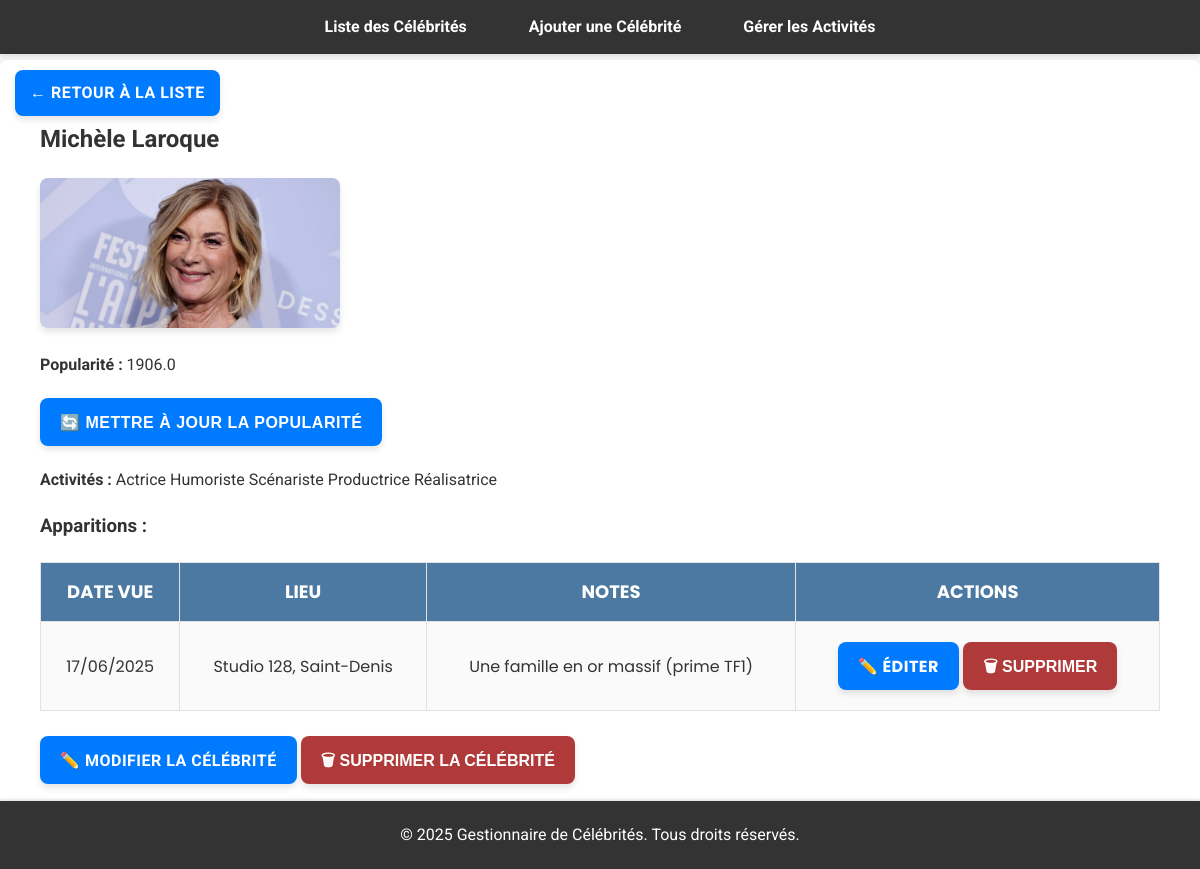
The page /celebs/celebrity/526/ on the database its author committed.
### celebs/models.py (models this page shows, shortened)
class Celebrity(models.Model):
    name = models.CharField(max_length=255)
    popularity_score = models.FloatField(default=0)
    image = models.ImageField(upload_to="celebs/", blank=True, null=True)
    activities = models.ManyToManyField(Activity, blank=False)

class Activity(models.Model):
    name = models.CharField(max_length=100, unique=True)

class CelebritySighting(models.Model):
    celebrity = models.ForeignKey(Celebrity, on_delete=models.CASCADE, related_name='sightings')
    date_seen = models.DateField(null=True, blank=True)
    location = models.CharField(max_length=255, blank=True, null=True)
    notes = models.TextField(blank=True, null=True)

### celebs/views.py (the view)
# urls.py: path('celebrity/<int:celeb_id>/', views.celebrity_detail, name='celebrity_detail'),
def celebrity_detail(request, celeb_id):
    celebrity = get_object_or_404(Celebrity, id=celeb_id)
    return render(request, "celebs/celebrity_detail.html", {"celebrity": celebrity})

### templates/celebs/celebrity_detail.html (shortened to what this page needs)
{% extends "base.html" %}
{% block content %}
<a href="{% url 'celebrity_list' %}" class="back-button">← Retour à la liste</a>
<div class="container">
  <h2>{{ celebrity.name }}</h2>
  {% if celebrity.image %}
    <div class="celeb-image-container">
      <img src="{{ celebrity.image.url }}" alt="{{ celebrity.name }}" class="celeb-image">
    </div>
  {% endif %}
  <p><strong>Popularité :</strong> {{ celebrity.popularity_score }}</p>
    <form method="post" action="{% url 'update_popularity' celebrity.id %}" style="display:inline;">
      <button type="submit" class="btn">🔄 Mettre à jour la popularité</button>
    </form>
  <p><strong>Activités :</strong>
    {% for activity in celebrity.activities.all %}
      <span class="tag">{{ activity.name }}</span>
    {% empty %}
      <span class="tag">Aucune</span>
    {% endfor %}
  </p>
  <h3>Apparitions :</h3>
  <table class="celebrity-table">
    <thead>
      <tr>
        <th>Date vue</th>
        <th>Lieu</th>
        <th>Notes</th>
        <th>Actions</th>
      </tr>
    </thead>
    <tbody>
      {% for sighting in celebrity.sightings.all %}
        <tr>
          <td>{{ sighting.date_seen|date:"d/m/Y"|default:"-" }}</td>
          <td>{{ sighting.location|default:"-" }}</td>
          <td>{{ sighting.notes|default:"Aucune note" }}</td>
          <td>
            <a href="{% url 'edit_celebrity_sighting' sighting.id %}" class="btn edit-btn">✏️ Éditer</a>
            <form method="post" action="{% url 'delete_celebrity_sighting' sighting.id %}" style="display:inline;">
              <button type="submit" class="delete-btn" onclick="return confirm('Supprimer cette apparition ?');">
                🗑 Supprimer
              </button>
            </form>
          </td>
        </tr>
      {% endfor %}
    </tbody>
  </table>
  <form method="post" action="{% url 'celebrity_delete' celebrity.id %}" style="margin-top: 20px;">
    <a href="{% url 'celebrity_edit' celebrity.id %}" class="btn">✏️ Modifier la célébrité</a>
    <button type="submit" class="delete-button" onclick="return confirm('Supprimer cette célébrité ?');">
      🗑 Supprimer la célébrité
    </button>
  </form>
</div>
{% endblock %}

### templates/base.html (shortened to what this page needs)
<!DOCTYPE html>
<html lang="fr">
<head>
    {% load static %}
    <link rel="stylesheet" href="{% static 'css/style.css' %}">
</head>
<body>
    <header>
        <nav class="navbar">
            <ul class="nav-list">
                <li><a href="{% url 'celebrity_list' %}">Liste des Célébrités</a></li>
                <li><a href="{% url 'add_celebrity' %}">Ajouter une Célébrité</a></li>
                <li><a href="{% url 'activity_list' %}">Gérer les Activités</a></li>
            </ul>
        </nav>
    </header>
    <main>
        {% block content %}
        {% endblock %}
    </main>
</body>
<footer>
        <p>&copy; 2025 Gestionnaire de Célébrités. Tous droits réservés.</p>
</footer>
</html>

### static/css/style.css (style rules this page uses)
:root { --primary-color: #b03a3a; --secondary-color: #007bff; --background-color: #f8f9fb; --text-color: #333; --hover-color: #0056b3; --shadow-color: rgba(0, 0, 0, 0.1); --border-radius: 8px; }
body { font-family: 'Roboto', sans-serif; background-color: var(--background-color); color: var(--text-color); margin: 0; padding: 0; line-height: 1.6; }
.container { max-width: 100%; margin: 40px auto; padding: 40px; background: #ffffff; border-radius: var(--border-radius); box-shadow: 0 4px 20px var(--shadow-color); transition: all 0.3s ease; position: relative; overflow: hidden; }
table { width: 100%; border-collapse: collapse; margin-top: 20px; font-family: 'Poppins', sans-serif; animation: slideIn 0.5s ease-in-out; }
th, td { padding: 15px; border: 1px solid #e2e2e2; text-align: center; font-size: 16px; }
th { background-color: #4b79a1; color: white; font-size: 18px; text-transform: uppercase; cursor: pointer; }
td { background-color: #fafafa; }
td a { text-decoration: none; color: var(--secondary-color); font-weight: 600; transition: color 0.3s ease; }
button, .btn { background-color: var(--primary-color); color: white; padding: 12px 20px; border-radius: var(--border-radius); text-transform: uppercase; font-weight: bold; cursor: pointer; border: none; transition: background-color 0.3s ease, transform 0.3s ease; box-shadow: 0 4px 6px var(--shadow-color); display: inline-block; margin: 5px 0; }
.delete-button { width: auto; background-color: var(--primary-color); }
.celeb-image { width: 100%; max-width: 500px; height: auto; object-fit: cover; border-radius: var(--border-radius); transition: transform 0.3s ease; box-shadow: 0 4px 6px var(--shadow-color); }
.btn { background-color: var(--secondary-color); color: white; padding: 12px 20px; border-radius: var(--border-radius); text-decoration: none; font-weight: bold; text-transform: uppercase; letter-spacing: 0.5px; transition: background-color 0.3s, transform 0.3s; box-shadow: 0 4px 6px var(--shadow-color); }
.navbar { background-color: #333; overflow: hidden; position: fixed; top: 0; width: 100%; z-index: 1000; box-shadow: 0 2px 4px var(--shadow-color); }
.nav-list { list-style-type: none; margin: 0; padding: 0; display: flex; justify-content: center; }
.nav-list li { margin: 0 15px; }
.nav-list li a { display: block; color: white; text-align: center; padding: 14px 16px; text-decoration: none; font-weight: bold; transition: background-color 0.3s ease; }
.back-button { position: fixed; top: 70px; left: 15px; background-color: var(--secondary-color); color: white; padding: 10px 15px; border-radius: var(--border-radius); text-decoration: none; font-weight: bold; text-transform: uppercase; letter-spacing: 0.5px; transition: background-color 0.3s, transform 0.3s; box-shadow: 0 4px 6px var(--shadow-color); z-index: 1001; }
main { margin-top: 60px; }
.celeb-image-container { margin: 10px 0; width: 300px; height: auto; text-align: center; }
footer { background-color: #333; color: white; text-align: center; padding: 5px 0; position: fixed; bottom: 0; width: 100%; box-shadow: 0 -2px 2px var(--shadow-color); }
button, input[type="submit"], .btn { padding: 12px 20px; font-size: 16px; line-height: 1.2; height: 48px; box-sizing: border-box; display: inline-flex; align-items: center; justify-content: center; }

### rows shown on the page
Celebrity: name "Michèle Laroque", image (picture), popularity_score "1906.0"
Activity: name "Actrice"
Activity: name "Humoriste"
Activity: name "Scénariste"
Activity: name "Productrice"
Activity: name "Réalisatrice"
CelebritySighting: date_seen "17/06/2025", location "Studio 128, Saint-Denis", notes "Une famille en or massif (prime TF1)"
